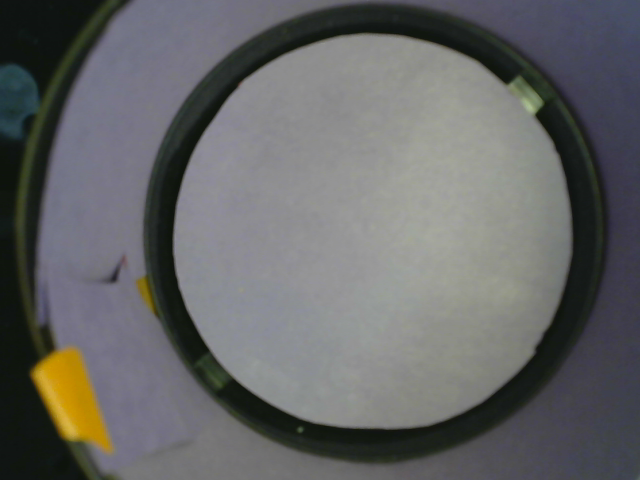
#> input picture background.png, 640 x 480 px
$ python main_loop.py   (Python 2 division)   (older library calls are emulated)
#> lines starting #> are read from the running program, lines starting #| are printed output that depends on the picture; after the words box and inside, x2 and y2 are one past the last pixel; in counts of white or black regions, pixels touching at a corner belong together
### img_proc_fcn.py
import time
import cv2

def take_image():
    cam = cv2.VideoCapture(0)
    ret_val, img = cam.read()
    return img
# [4 lines of commented-out code are left out]

def cap_and_proc(main_i):
#> called with main_i = 0
    background = cv2.imread("background.png",1)
#> background is the input picture: shape (480, 640, 3); mean B, G, R 101.9, 101.7, 100.9
#    cv2.imshow('subtracted image', background)
#    print background.shape
#    cv2.waitKey(0)
    background = cv2.cvtColor(background, cv2.COLOR_BGR2GRAY)
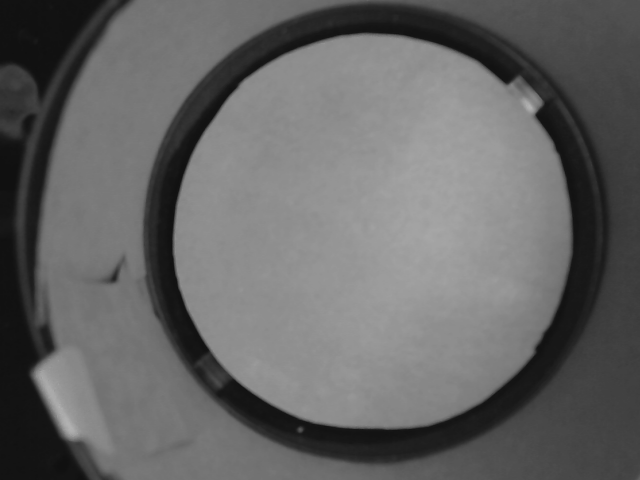
#> background: shape (480, 640); min 16, max 178, mean 101.4
    img = take_image()
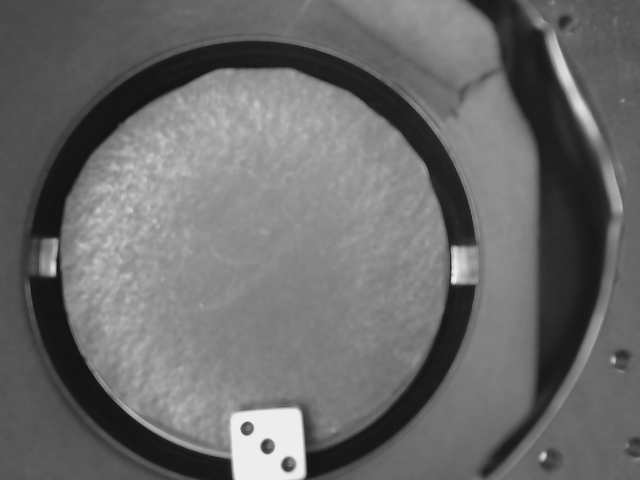
#> input picture raw_img/proc100.png, 640 x 480 px, given in place of the camera
#> in take_image, img is the input picture: shape (480, 640, 3); min 18, max 239, mean 107.1
    img_hsv = cv2.cvtColor(img, cv2.COLOR_BGR2HSV)
#> img_hsv: shape (480, 640, 3); mean H, S, V 0, 0, 107.1
    img_bw = img_hsv[:,:,0]
#> img_bw: shape (480, 640); every value is 0
    img_bw_sat = img_hsv[:,:,1]
    _,img_bw_hi = cv2.threshold(img_bw,240,255,cv2.THRESH_BINARY)
    _,img_bw_lo = cv2.threshold(img_bw,40,255,cv2.THRESH_BINARY)
    img_bw_lo = cv2.bitwise_not(img_bw_lo)
#> img_bw_lo: shape (480, 640); every value is 255
    img_bw = cv2.bitwise_or(img_bw_hi, img_bw_lo)
    _,img_bw_lo_sat = cv2.threshold(img_bw_sat,20,255,cv2.THRESH_BINARY)
#    img_bw_lo_sat = cv2.bitwise_not(img_bw_lo_sat)
    img_bw2 = cv2.bitwise_and(img_bw, img_bw_lo_sat)
    img_bw = cv2.bitwise_and(img_bw, img_bw_lo_sat)
    img_bin = img_bw
# [14 lines of commented-out code are left out]
    cv2.floodFill(img_bin, None, (0,0), 255)
    cv2.floodFill(img_bin, None, (630,0), 255)
    cv2.floodFill(img_bin, None, (630,450), 255)
    cv2.floodFill(img_bin, None, (0,450), 255)
#    print img_bin
    params = cv2.SimpleBlobDetector_Params()
    params.filterByInertia = True
    params.minInertiaRatio = 0.3

    cv_ver = (cv2.__version__).split('.')
    if int(cv_ver[0]) < 3 :
        detector = cv2.SimpleBlobDetector(params)
    else :
        detector = cv2.SimpleBlobDetector_create(params)


    keypoints = detector.detect(img_bin)
#> keypoints = ()
#    print keypoints
    n_dice = len(keypoints)
#> n_dice = 0
#    print('You rolled %d'%n_dice)
#    print dir(keypoints)
#    cv2.imshow('subtracted image', img_bin)
    cv2.putText(img_bin,str(n_dice),(20,70),cv2.FONT_HERSHEY_SIMPLEX, 2, 0)
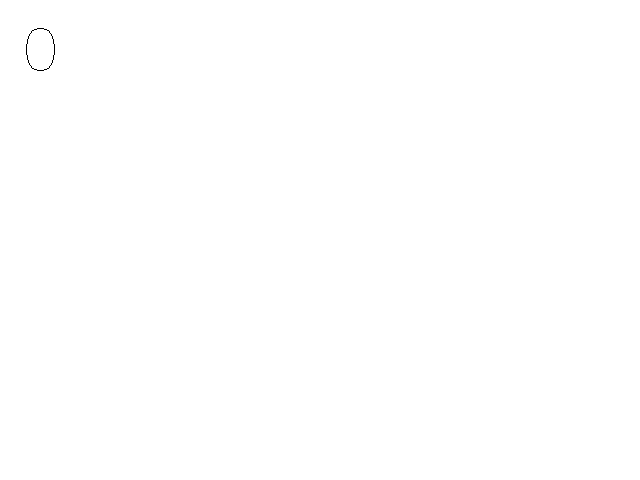
#> img_bin: shape (480, 640); 100% white; black in thin lines or dots, all inside (x1, y1, x2, y2) = (26, 28, 55, 71)
    cv2.imwrite("/home/gmw94193/dice_roller/proc_img/raw%d.png"%main_i, img_bin)
    cv2.imwrite("/home/gmw94193/dice_roller/raw_img/proc%d.png"%main_i, img)
    cv2.imshow('image', img_bw2)
    cv2.waitKey(1000)
    cv2.destroyAllWindows()
    return n_dice

# [5 lines left out: function main, not called in this run]

# [2 lines that do not run on import are left out]

### simple_com.py
import serial
import time

class arduinoCommunicator():
    def __init__(self, com="/dev/ttyUSB0", baud=9600, timeout=5):
        self.ser = serial.Serial(com, baud, timeout=timeout)

    def writeCom(self, text):
        self.ser.writelines("%s\n"%text)

    # [11 lines left out: functions readCom, blink, not called in this run]


# [11 lines that do not run on import are left out]

### main_loop.py
import serial #sudo pip install serial
import time
import cv2
import img_proc_fcn
from simple_com import arduinoCommunicator

if __name__=="__main__":
  data = [0,0,0,0,0,0]
  for i in range(4):
    d = arduinoCommunicator()
#    d.blink()
    d.writeCom(255)
    time.sleep(2)
    d.writeCom(0)
    time.sleep(0)
    d.writeCom(0)
    time.sleep(0)
    d.writeCom(0)
    time.sleep(4)
    result = img_proc_fcn.cap_and_proc(i)
#> result = 0
    print result
#| 0
    if ((result >= 1) and (result <= 6)):
      data[result-1] = data[result-1]+1
    print data
  print data
